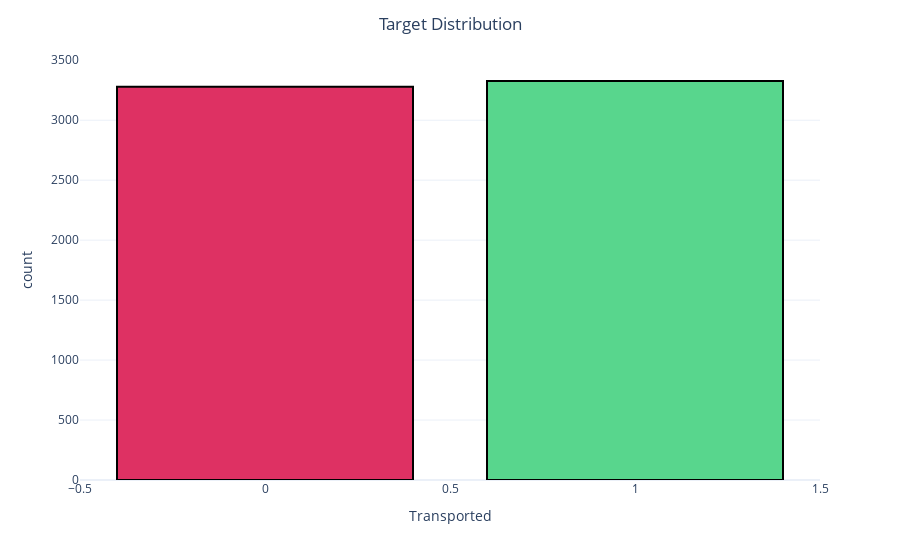

Notebook source saved alongside this figure:
### Markdown cell above
📌  Observations in Null Value Distribution :
* There are two target values - 0 and 1.
* Both the target values are almost equally distributed.

### Code cell
target_df = pd.DataFrame(df_train[TARGET].value_counts()).reset_index()
target_df.columns = [TARGET, 'count']
fig = px.bar(data_frame =target_df, 
             x = TARGET,
             y = 'count'
            ) 
fig.update_traces(marker_color =['#58D68D','#DE3163'], 
                  marker_line_color='rgb(0,0,0)',
                  marker_line_width=2,)
fig.update_layout(title = "Target Distribution",
                  template = "plotly_white",
                  title_x = 0.5)
print("\033[94mPercentage of Transported = 0: {:.2f} %".format(target_df["count"][0] *100 / df_train.shape[0]))
print("\033[94mPercentage of Transported = 1: {:.2f} %".format(target_df["count"][1]* 100 / df_train.shape[0]))
fig.show()

### Figure 1 — Plotly figure (JSON) as saved in the notebook; plotly's stock layout.template omitted (floating-point values rounded to 4 significant figures)
{"data": [{"alignmentgroup": "True", "hovertemplate": "Transported=%{x}<br>count=%{y}<extra></extra>", "legendgroup": "", "marker": {"color": ["#58D68D", "#DE3163"], "line": {"color": "rgb(0,0,0)", "width": 2}, "pattern": {"shape": ""}}, "name": "", "offsetgroup": "", "orientation": "v", "showlegend": false, "textposition": "auto", "type": "bar", "x": [1, 0], "xaxis": "x", "y": [3327, 3279], "yaxis": "y"}], "layout": {"barmode": "relative", "legend": {"tracegroupgap": 0}, "margin": {"t": 60}, "title": {"text": "Target Distribution", "x": 0.5}, "xaxis": {"anchor": "y", "domain": [0, 1], "title": {"text": "Transported"}}, "yaxis": {"anchor": "x", "domain": [0, 1], "title": {"text": "count"}}}}
